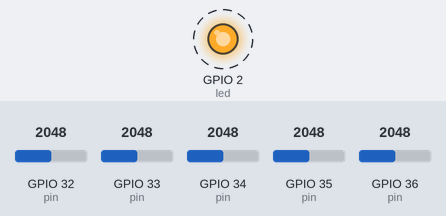
Recording of a program running on a simulated ESP32 board running MicroPython. On the bench: output pins drawn as LEDs (lit = HIGH). Dashed ring = blinking. The test bench sets the inputs (shaded band); at power-on: GPIO 32 (pin) = 2048, GPIO 33 (pin) = 2048, GPIO 34 (pin) = 2048, GPIO 35 (pin) = 2048, GPIO 36 (pin) = 2048 (analog values on the 0–4095 scale). WiFi joins after 1.5 s; files the program writes start out absent; web requests get an empty 200 reply after 0.4 s; what the program prints to the serial console is not drawn.

Above: at 2.0 s.
Timing chart, 0 to 7.1 s (numbered marks = the images above):
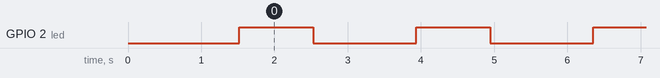

The program:

main.py
```python
from machine import Pin, ADC
import ConnectToWifi
import time
import urequests
import json
import gc


class TempObject:
    def __init__(self, name: str, pin: int):
        self.name = name
        self.pin = pin
        self.temp_list = []
        self.count = 0

    def read_database(self):
        with open("data.json", "r") as jsonfile:
            data = json.load(jsonfile)
        self.temp_list = data[self.name]["temp_list"]
        self.count = data[self.name]["count"]

    def write_database(self):
        with open("data.json", "r") as jsonfile:
            data = json.load(jsonfile)
        data[self.name]["temp_list"] = self.temp_list
        data[self.name]["count"] = self.count
        with open("data.json", "w") as jsonfile:
            json.dump(data, jsonfile)

    def first_time_initialize(self):
        self.read_database()
        temp = self.read_data()
        for i in range(len(self.temp_list)):
            self.temp_list[i] = temp
        self.write_database()

    def check_count(self):
        if self.count == 20:
            self.count = 0

    def read_data(self):
        try:
            adc = ADC(Pin(self.pin))
            adc.atten(ADC.ATTN_11DB)
            temp_read = adc.read()
            temp_volt = temp_read * 3.3 / 4096
            temp = (temp_volt - 0.33) * 100.0
        except Exception as e:
            print(f"failed reading data on ping: {self.pin} - {e}")
            temp = 0.0
        return temp

    def blink_led(self):
        try:
            led = Pin(2, Pin.OUT)
            led.value(1)
            time.sleep(0.2)
            led.value(0)
        except Exception as e:
            print(f"Failed executing LED - {e}")

    def collect_data(self):
        self.read_database()
        self.check_count()
        self.temp_list[self.count] = self.read_data()
        self.count += 1
        self.write_database()
        self.blink_led()
        avg_temp = sum(self.temp_list) / len(self.temp_list)
        return avg_temp

    def post_data(self, data: dict, url: str):
        json_obj = json.dumps(data)
        headers = {"Content-Type": "application/json"}
        try:
            response = urequests.post(url, data=json_obj, headers=headers)
            return response.status_code
        except Exception as e:
            print(e)


if __name__ == "__main__":
    ssid = ""  # <-- Enter your wifi ssid here
    password = ""  # <-- Enter your wifi password here
    iot_device_url = "https://iot.scriptingchris.tech/api/v1/7SmWXFwT4aPv5qs67lQm/telemetry"  # <-- Enter your iot device url here

    ConnectToWifi.connect(ssid=ssid, password=password)

    s1 = TempObject(name="sensor_1", pin=35)  # <-- Map the pin to the sensor here and forach sensor below
    s1.first_time_initialize()
    s2 = TempObject(name="sensor_2", pin=36)
    s2.first_time_initialize()
    s3 = TempObject(name="sensor_3", pin=34)
    s3.first_time_initialize()
    s4 = TempObject(name="sensor_4", pin=33)
    s4.first_time_initialize()
    s5 = TempObject(name="sensor_5", pin=32)
    s5.first_time_initialize()

    sensors = {
        s1.name: s1,
        s2.name: s2,
        s3.name: s3,
        s4.name: s4,
        s5.name: s5
    }

    gc.enable()
    while True:
        gc.enable()
        data_obj = {}
        for key in sensors:
            data_obj[key] = sensors[key].collect_data()
            print(f"sensor: {key} - avg temp: {data_obj[key]} - count: {sensors[key].count}")
            print(sensors[key].temp_list)
        sensors["sensor_1"].post_data(data=data_obj, url=iot_device_url)
        time.sleep(1)
        gc.collect()
```

ConnectToWifi.py
```python
def connect(ssid: str, password: str):
    import network
    station = network.WLAN(network.STA_IF)

    if station.isconnected() == True:
        print("Device already connected to the internet")
        return

    station.active(True)
    station.connect(ssid, password)

    while station.isconnected() == False:
        pass

    print("Wifi connection successful!")
    print(station.ifconfig())
```

Measured:
- by itself, GPIO 2 (led): alternates HIGH for 1.0 s and LOW for 1.4 s
